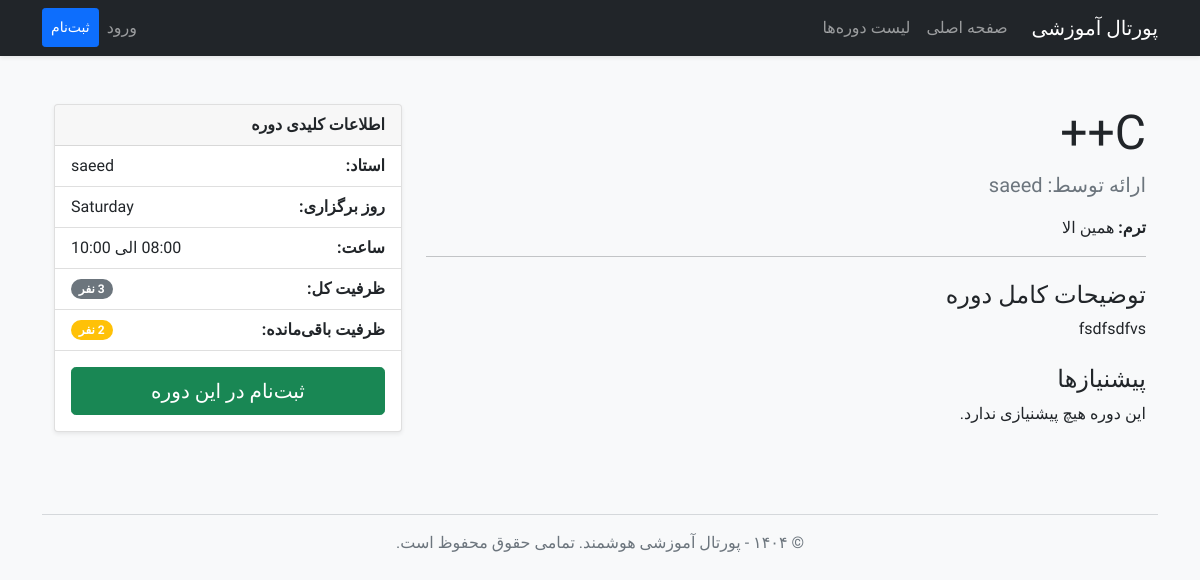
The page /course/1 on the database its author committed.
### app/models.py (models this page shows, shortened)
class Course(db.Model):
    id = db.Column(db.Integer, primary_key=True)
    title = db.Column(db.String(140), nullable=False)
    description = db.Column(db.Text)
    day_of_week = db.Column(db.String(20), nullable=False)
    start_time = db.Column(db.Time, nullable=False)
    end_time = db.Column(db.Time, nullable=False)
    capacity = db.Column(db.Integer, default=20)
    instructor_id = db.Column(db.Integer, db.ForeignKey('user.id'))
    term_id = db.Column(db.Integer, db.ForeignKey('term.id'), nullable=False)
    enrollments = db.relationship('Enrollment', backref='course', lazy='dynamic', foreign_keys='Enrollment.course_id')
    prereqs = db.relationship(
        'Course', secondary=prerequisites,
        primaryjoin=(prerequisites.c.course_id == id),
        secondaryjoin=(prerequisites.c.prerequisite_id == id),
        backref=db.backref('is_prereq_for', lazy='dynamic'),
        lazy='dynamic'
    )

class User(UserMixin, db.Model):
    id = db.Column(db.Integer, primary_key=True)
    username = db.Column(db.String(64), index=True, unique=True, nullable=False)
    email = db.Column(db.String(120), index=True, unique=True, nullable=False)
    password_hash = db.Column(db.String(128))
    role = db.Column(db.String(20), nullable=False, default='student')
    enrollments = db.relationship('Enrollment', backref='student', lazy='dynamic', foreign_keys='Enrollment.user_id')
    taught_courses = db.relationship('Course', backref='instructor', lazy='dynamic',
                                     foreign_keys='Course.instructor_id')

class Term(db.Model):
    id = db.Column(db.Integer, primary_key=True)
    name = db.Column(db.String(140), nullable=False, unique=True)
    is_active = db.Column(db.Boolean, default=False, nullable=False)
    courses = db.relationship('Course', backref='term', lazy='dynamic')

### app/routes.py (the view)
@app.route('/course/<int:course_id>')
def course_detail(course_id):
    course = Course.query.get_or_404(course_id)
    enrollment_count = Enrollment.query.filter_by(course_id=course.id).count()
    remaining_capacity = course.capacity - enrollment_count
    return render_template(
        'course_detail.html',
        title=course.title,
        course=course,
        remaining_capacity=remaining_capacity
    )

### app/templates/course_detail.html
{% extends "base.html" %}
{% block content %}
<div class="container py-4">
    <div class="row">
        <div class="col-lg-8 mb-4 mb-lg-0">
            <h1 class="display-5">{{ course.title }}</h1>
            <p class="lead text-muted">ارائه توسط: {{ course.instructor.username }}</p>
            <p><strong>ترم:</strong> {{ course.term.name }}</p>
            <hr>
            <h4 class="mt-4">توضیحات کامل دوره</h4>
            <p>{{ course.description }}</p>
            <h4 class="mt-4">پیشنیازها</h4>
            {% if course.prereqs.all() %}
                <ul class="list-unstyled">
                {% for prereq in course.prereqs %}
                    <li><i class="bi bi-check-circle-fill text-success"></i> <a href="{{ url_for('course_detail', course_id=prereq.id) }}" class="text-decoration-none">{{ prereq.title }}</a></li>
                {% endfor %}
                </ul>
            {% else %}
                <p>این دوره هیچ پیشنیازی ندارد.</p>
            {% endif %}
        </div>
        <div class="col-lg-4">
            <div class="card shadow-sm sticky-top" style="top: 2rem;">
                <div class="card-header fw-bold">
                    اطلاعات کلیدی دوره
                </div>
                <ul class="list-group list-group-flush">
                    <li class="list-group-item d-flex justify-content-between align-items-center">
                        <strong>استاد:</strong> <span>{{ course.instructor.username }}</span>
                    </li>
                    <li class="list-group-item d-flex justify-content-between align-items-center">
                        <strong>روز برگزاری:</strong> <span>{{ course.day_of_week }}</span>
                    </li>
                    <li class="list-group-item d-flex justify-content-between align-items-center">
                        <strong>ساعت:</strong> <span>{{ course.start_time.strftime('%H:%M') }} الی {{ course.end_time.strftime('%H:%M') }}</span>
                    </li>
                    <li class="list-group-item d-flex justify-content-between align-items-center">
                        <strong>ظرفیت کل:</strong> <span class="badge bg-secondary rounded-pill">{{ course.capacity }} نفر</span>
                    </li>
                    <li class="list-group-item d-flex justify-content-between align-items-center">
                        <strong>ظرفیت باقی‌مانده:</strong>
                        <span class="badge bg-{% if remaining_capacity > 5 %}success{% elif remaining_capacity > 0 %}warning{% else %}danger{% endif %} rounded-pill">
                            {{ remaining_capacity }} نفر
                        </span>
                    </li>
                </ul>
                <div class="card-body text-center p-3">
                    {% if remaining_capacity > 0 %}
                    <form action="{{ url_for('enroll', course_id=course.id) }}" method="POST">
                        <button type="submit" class="btn btn-success btn-lg w-100">ثبت‌نام در این دوره</button>
                    </form>
                    {% else %}
                    <button type="button" class="btn btn-danger btn-lg w-100" disabled>ظرفیت تکمیل است</button>
                    {% endif %}
                </div>
            </div>
        </div>
    </div>
</div>
{% endblock %}

### app/static/css/style.css (style rules this page uses)
body { font-family: 'Vazirmatn', sans-serif; font-weight: 400; }

### rows shown on the page
Course: title "C++", description "fsdfsdfvs", day_of_week "Saturday", end_time "10:00", capacity "3"
User: instructor.username "saeed"
Term: term.name "همین الا"
